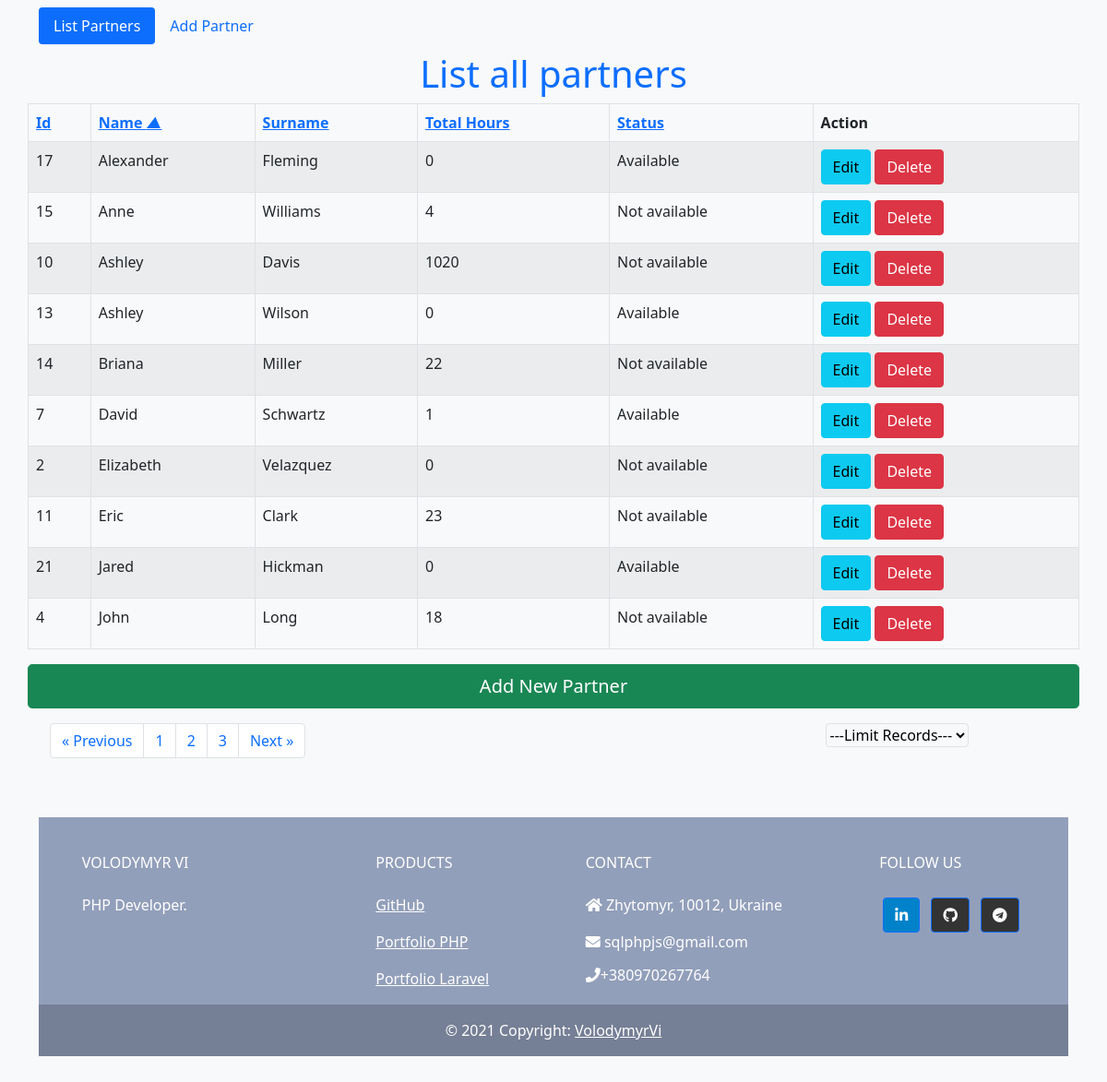
The app's page /?sort=name_asc with its own data.
### tables this page shows
CREATE TABLE `partners` (
  `id` int(11) NOT NULL,
  `name` varchar(100) NOT NULL,
  `surname` varchar(100) NOT NULL,
  `total_hours` int(11) NOT NULL DEFAULT '0',
  `status` tinyint(1) NOT NULL
);

### index.php (the view, shortened to what this page needs)
<?php session_start();
require('/home/phpprogr/domains/phpprogrammer.in.ua/public_html/test/connect.php');
$sort_list = array(
	'id_asc'   => '`id`',
	'id_desc'  => '`id` DESC',
	'name_asc'  => '`name`',
	'name_desc' => '`name` DESC',
	'surname_asc'  => '`surname`',
	'surname_desc' => '`surname` DESC',
	'total_hours_asc'   => '`total_hours`',
	'total_hours_desc'  => '`total_hours` DESC',
	'status_asc'   => '`status`',
	'status_desc'  => '`status` DESC',
);
$sort = @$_GET['sort'];
if (array_key_exists($sort, $sort_list)) {
	$sort_sql = $sort_list[$sort];
} else {
	$sort_sql = reset($sort_list);
}
function sort_link_th($title, $a, $b) {
	$sort = @$_GET['sort'];
	if ($sort == $a) {
		return '<a class="active" href="?sort=' . $b . '">' . $title . ' <i>▲</i></a>';
	} elseif ($sort == $b) {
		return '<a class="active" href="?sort=' . $a . '">' . $title . ' <i>▼</i></a>';
	} else {
		return '<a href="?sort=' . $a . '">' . $title . '</a>';
	}
}
$limit = isset($_POST["limit-records"]) ? $_POST["limit-records"] : 10;
$page = isset($_GET['page']) ? $_GET['page'] : 1;
$start = ($page - 1) * $limit;
$result = $mysqli->query("SELECT * FROM partners ORDER BY {$sort_sql} LIMIT $start, $limit");
$partners = $result->fetch_all(MYSQLI_ASSOC);
$result1 = $mysqli->query("SELECT count(id) AS id FROM partners");
$custCount = $result1->fetch_all(MYSQLI_ASSOC);
$total = $custCount[0]['id'];
$pages = ceil($total / $limit);
$Previous = $page - 1;
$Next = $page + 1;
?>
<!DOCTYPE html>
<html lang="en">
<head>
    <link href="https://cdn.jsdelivr.net/npm/bootstrap@5.1.0/dist/css/bootstrap.min.css" rel="stylesheet">
    <link rel="stylesheet" href="https://use.fontawesome.com/releases/v5.11.2/css/all.css" />
</head>
<body class=" bg-light">
    <div class="container">
        <nav class="navbar navbar-expand-lg navbar-light bg-light">
            <ul class="nav nav-pills ">
                <li class="nav-item">
                    <a class="nav-link active" aria-current="page" href="/">List Partners</a>
                </li>
                <li class="nav-item">
                    <a class="nav-link" href="/create.php">Add Partner</a>
                </li>
            </ul>
        </nav>
        <h1 class="text-primary text-center">List all partners</h1>
        <div class="row justify-content-center">
            <table id="" class="table table-striped table-bordered">
                <thead>
                    <tr>
                        <th><?php echo sort_link_th('Id', 'id_asc', 'id_desc'); ?></th>
                        <th><?php echo sort_link_th('Name', 'name_asc', 'name_desc'); ?></th>
                        <th><?php echo sort_link_th('Surname', 'surname_asc', 'surname_desc'); ?></th>
                        <th><?php echo sort_link_th('Total Hours', 'total_hours_asc', 'total_hours_desc'); ?></th>
                        <th><?php echo sort_link_th('Status', 'status_asc', 'status_desc'); ?></th>
                        <th colspan="2">Action</th>
                    </tr>
                </thead>
                <tbody>
                    <?php foreach ($partners as $partner) :  ?>
                        <tr>
                            <td><?php echo $partner['id'] ?></td>
                            <td><?php echo $partner['name'] ?></td>
                            <td><?php echo $partner['surname'] ?></td>
                            <td><?php echo $partner['total_hours'] ?></td>
                            <td><?php
                                if ($partner['status'] == 0) {
                                    echo 'Not available';
                                } else {
                                    echo 'Available';
                                }
                                ?>
                            </td>
                            <td>
                                <a href="edit.php?id=<?php echo $partner['id']; ?>" class="btn btn-info">Edit</a>
                                <a href="index.php?delete=<?php echo $partner['id']; ?>" onclick="return confirm('Are you sure?')" class="btn btn-danger">Delete</a>
                            </td>
                        </tr>
                    <?php endforeach; ?>
                </tbody>
            </table>
            <a href="create.php" class="btn btn-success adding btn-lg">Add New Partner</a>
            <div class="row mt-3">
                <div class="col-md-8">
                    <nav aria-label="Page navigation">
                        <ul class="pagination">
                            <li class="page-item">
                                <a class="page-link" href="index.php?page=<?= $Previous; ?>" aria-label="Previous">
                                    <span aria-hidden="true">&laquo; Previous</span>
                                </a>
                            </li>
                            <?php for ($i = 1; $i <= $pages; $i++) : ?>
                                <li class="page-item"><a href="index.php?page=<?= $i; ?>" class="page-link"><?= $i; ?></a></li>
                            <?php endfor; ?>
                            <li class="page-item">
                                <a href="index.php?page=<?= $Next; ?>" aria-label="Next" class="page-link">
                                    <span aria-hidden="true">Next &raquo;</span>
                                </a>
                            </li>
                        </ul>
                    </nav>
                </div>
                <div class="col-md-4 text-center">
                    <form class="" method="post" action="#">
                        <select class="rounded border border-bottom bg-light" name="limit-records" id="limit-records">
                            <option disabled="disabled" selected="selected">---Limit Records---</option>
                        </select>
                    </form>
                </div>
            </div>
        </div>
    </div>
    <div class="container my-5">
        <footer class="text-center text-lg-start text-white" style="background-color: #929fba">
            <div class="container p-4 pb-0">
                <section class="">
                    <div class="row">
                        <div class="col-md-3 col-lg-3 col-xl-3 mx-auto mt-3">
                            <h6 class="text-uppercase mb-4 font-weight-bold">
                                Volodymyr Vi
                            </h6>
                            <p>
                                PHP Developer.
                            </p>
                        </div>
                        <div class="col-md-2 col-lg-2 col-xl-2 mx-auto mt-3">
                            <h6 class="text-uppercase mb-4 font-weight-bold">Products</h6>
                            <p>
                                <a href="https://github.com/VolodymyrVi" target="_blank" class="text-white">GitHub</a>
                            </p>
                            <p>
                                <a href="https://phpprogrammer.in.ua" target="_blank" class="text-white">Portfolio PHP</a>
                            </p>
                            <p>
                                <a class="text-white">Portfolio Laravel</a>
                            </p>
                        </div>
                        <div class="col-md-4 col-lg-3 col-xl-3 mx-auto mt-3">
                            <h6 class="text-uppercase mb-4 font-weight-bold">Contact</h6>
                            <p><i class="fas fa-home mr-3"></i> Zhytomyr, 10012, Ukraine</p>
                            <a href="mailto:sqlphpjs@gmail.com" style="text-decoration: none; color:white"><i class="fas fa-envelope mr-3"></i> sqlphpjs@gmail.com</a><br>
                            <a href="tel:+380970267764" style="text-decoration: none; color:white"><i class="mt-3 fas fa-phone mr-3"></i>+380970267764</a>
                        </div>
                        <div class="col-md-3 col-lg-2 col-xl-2 mx-auto mt-3">
                            <h6 class="text-uppercase mb-4 font-weight-bold">Follow us</h6>
                            <a class="btn btn-primary btn-floating m-1" style="background-color: #0082ca" href="https://www.linkedin.com/in/vlodymyrvi/" target="_blank" role="button"><i class="fab fa-linkedin-in"></i></a>
                            <a class="btn btn-primary btn-floating m-1" style="background-color: #333333" href="https://github.com/VolodymyrVi" target="_blank" role="button"><i class="fab fa-github"></i></a>
                            <a class="btn btn-primary btn-floating m-1" style="background-color: #333333" href="https://t.me/VolodymyrVi" target="_blank" role="button"><i class="fab fa-telegram"></i></a>
                        </div>
                    </div>
                </section>
            </div>
            <div class="text-center p-3" style="background-color: rgba(0, 0, 0, 0.2)">
                © 2021 Copyright:
                <a class="text-white" href="https://phpprogrammer.in.ua">VolodymyrVi</a>
            </div>
        </footer>
    </div>
</body>
</html>

### records on screen
partners: id "17", name "Alexander", surname "Fleming", total_hours "0", status "Available"
partners: id "15", name "Anne", surname "Williams", total_hours "4", status "Not available"
partners: id "10", name "Ashley", surname "Davis", total_hours "1020", status "Not available"
partners: id "13", name "Ashley", surname "Wilson", total_hours "0", status "Available"
partners: id "14", name "Briana", surname "Miller", total_hours "22", status "Not available"
partners: id "7", name "David", surname "Schwartz", total_hours "1", status "Available"
partners: id "2", name "Elizabeth", surname "Velazquez", total_hours "0", status "Not available"
partners: id "11", name "Eric", surname "Clark", total_hours "23", status "Not available"
partners: id "21", name "Jared", surname "Hickman", total_hours "0", status "Available"
partners: id "4", name "John", surname "Long", total_hours "18", status "Not available"

### other values on screen
$title "Id Surname Total Hours Status"
$title "Name"
